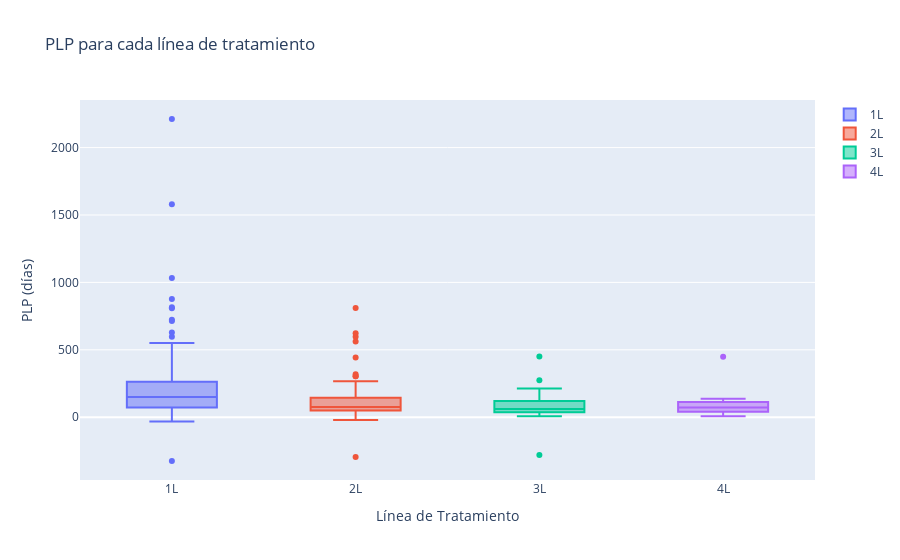

The cell this chart's notebook holds for it:
### Code cell
import plotly.graph_objects as go

fig = go.Figure()

# Assuming you have columns like '1L_PLP', '2L_PLP', etc. in your DataFrame
for i in range(1, 5):  # Adjust the range based on your lines of treatment
    plp_col = f"{i}L_PLP"
    fig.add_trace(go.Box(y=df[plp_col].dropna(), name=f"{i}L"))

fig.update_layout(
    title="PLP para cada línea de tratamiento",
    yaxis_title="PLP (días)",
    xaxis_title="Línea de Tratamiento"
)

fig.show()

### Figure 1 — Plotly figure (JSON) as saved in the notebook; plotly's stock layout.template omitted (floating-point values rounded to 4 significant figures; data arrays with more than 128 entries replaced by an {"elided": "..."} marker saying what was removed)
{"data": [{"name": "1L", "y": {"elided": "234 float values"}, "type": "box"}, {"name": "2L", "y": [196.0, 76.0, 597.0, 211.0, 44.0, 263.0, 162.0, 74.0, 57.0, 17.0, 73.0, 61.0, 137.0, 203.0, 42.0, 86.0, 51.0, 39.0, 37.0, 78.0, 121.0, 82.0, 141.0, 55.0, 60.0, 622.0, 64.0, 11.0, 55.0, 76.0, 561.0, 54.0, 442.0, 24.0, 56.0, 125.0, 75.0, 37.0, 29.0, 24.0, 70.0, 76.0, 62.0, 58.0, 43.0, 89.0, 89.0, 28.0, 146.0, -21.0, 95.0, 62.0, 153.0, 8.0, 41.0, 70.0, 126.0, 59.0, 112.0, 211.0, 52.0, 49.0, 4.0, 304.0, 29.0, 75.0, 84.0, 58.0, 104.0, 148.0, 4.0, 22.0, 55.0, 304.0, 267.0, 91.0, 0.0, 134.0, 204.0, 62.0, 156.0, 181.0, 30.0, 318.0, 32.0, 185.0, 48.0, 47.0, 121.0, 224.0, 191.0, 266.0, 89.0, 70.0, 78.0, 55.0, 810.0, 173.0, 82.0, 49.0, 224.0, 67.0, 142.0, 30.0, -295.0, 80.0, 135.0], "type": "box"}, {"name": "3L", "y": [7.0, 21.0, 126.0, 58.0, 58.0, 173.0, 27.0, 55.0, 19.0, -280.0, 18.0, 42.0, 109.0, 115.0, 156.0, 450.0, 65.0, 44.0, 41.0, 80.0, 36.0, 163.0, 213.0, 212.0, 108.0, 8.0, 68.0, 106.0, 38.0, 64.0, 41.0, 274.0], "type": "box"}, {"name": "4L", "y": [76.0, 126.0, 136.0, 100.0, 39.0, 7.0, 87.0, 67.0, 31.0, 60.0, 449.0, 42.0], "type": "box"}], "layout": {"title": {"text": "PLP para cada línea de tratamiento"}, "yaxis": {"title": {"text": "PLP (días)"}}, "xaxis": {"title": {"text": "Línea de Tratamiento"}}}}
